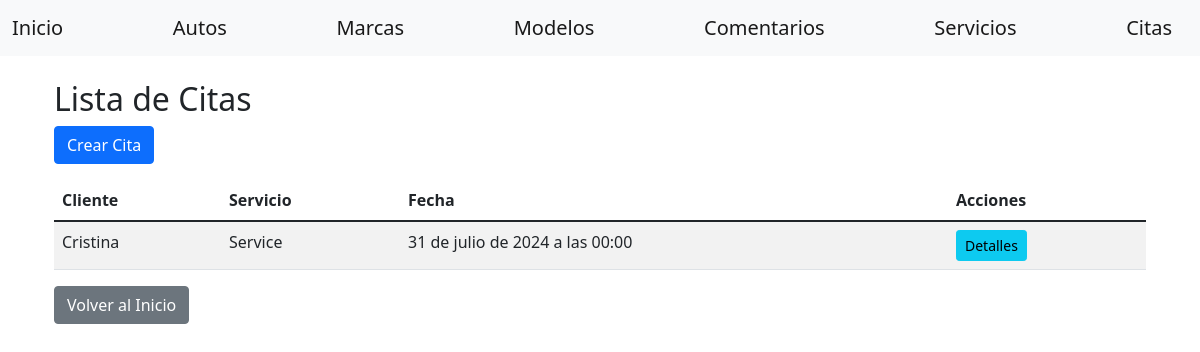
The app's page /gestion/citas/ with its own data.
### gestion/models.py (models this page shows, shortened)
class Cita(models.Model):
    cliente = models.ForeignKey(Cliente, on_delete=models.CASCADE)
    servicio = models.ForeignKey(Servicio, on_delete=models.CASCADE)
    fecha = models.DateTimeField()
    descripcion = models.TextField()

class Cliente(models.Model):
    user = models.OneToOneField(User, on_delete=models.CASCADE)
    telefono = models.CharField(max_length=15)
    direccion = models.CharField(max_length=255)

class Servicio(models.Model):
    nombre = models.CharField(max_length=100)
    descripcion = models.TextField()
    precio = models.DecimalField(max_digits=10, decimal_places=2)

### gestion/views/cita_view.py (the view)
# urls.py: path('citas/', cita_view.CitaListView.as_view(), name='cita-list'),
class CitaListView(View):
    def get(self, request, *args, **kwargs):
        repo = CitaRepository()
        citas = repo.get_all()
        return render(
            request,
            'citas/list.html',
            dict(
                citas=citas
            )
        )

### gestion/context_processors.py (called while the page is built)
def user_info(request):
    user = request.user if request.user.is_authenticated else None
    return {
        'authenticated_user': user
    }

def all_brands(request):
    brands = cache.get('brands')
    if brands is None:
        brands = Marca.objects.all()
        cache.set('brands', brands, 36000)  # Cache por 10 horas (36000 segundos)
    return {'all_brands': brands}

def all_categories(request):
    categories = cache.get('categories')
    if categories is None:
        categories = Categoria.objects.all()  # Devuelve objetos completos
        cache.set('categories', categories, 36000)  # Cache por 10 horas (36000 segundos)
    return {'all_categories': categories}

### gestion/repositories/cita_repository.py (called while the page is built)
    def get_all(self) -> List[Cita]:
        return Cita.objects.all()

### gestion/templates/citas/list.html (shortened to what this page needs)
{% extends "home/base.html" %}
{% block content %}
<div class="container mt-3">
    <h2>Lista de Citas</h2>
    <a href="{% url 'cita-create' %}" class="btn btn-primary mb-3">Crear Cita</a>
    <table class="table table-striped">
        <thead>
            <tr>
                <th>Cliente</th>
                <th>Servicio</th>
                <th>Fecha</th>
                <th>Acciones</th>
            </tr>
        </thead>
        <tbody>
            {% for cita in citas %}
                <tr>
                    <td>{{ cita.cliente.user.username }}</td>
                    <td>{{ cita.servicio.nombre }}</td>
                    <td>{{ cita.fecha }}</td>
                    <td>
                        <a href="{% url 'cita-detail' cita.id %}" class="btn btn-info btn-sm">Detalles</a>
                    </td>
                </tr>
            {% endfor %}
        </tbody>
    </table>
    <a href="{% url 'index' %}" class="btn btn-secondary">Volver al Inicio</a>
</div>
{% endblock %}

### home/templates/home/base.html (style rules this page uses)
body { background-image: url(''); background-size: cover; background-position: center; background-repeat: no-repeat; height: 100vh; margin: 0; }

### records on screen
Cita: cliente.user.username "Cristina", servicio.nombre "Service", fecha "31 de julio de 2024 a las 00:00"
